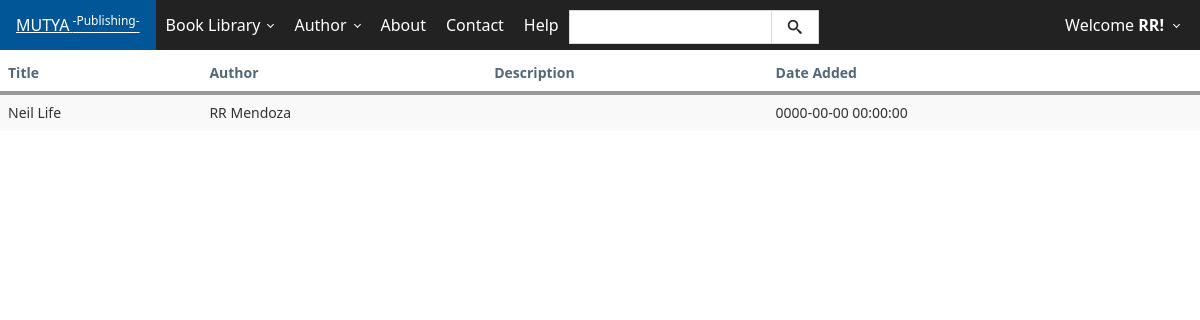
Page /publishedbooks.php (signed in) on the committed database.
### tables this page shows
CREATE TABLE IF NOT EXISTS `users` (
  `id` int(11) NOT NULL AUTO_INCREMENT,
  `usn` varchar(50) NOT NULL,
  `fname` varchar(120) NOT NULL,
  `lname` varchar(120) NOT NULL,
  `birthday` date NOT NULL,
  `address` varchar(60) NOT NULL,
  `contact` int(11) NOT NULL,
  `email` varchar(120) NOT NULL,
  `password` varchar(128) NOT NULL,
  `activate` int(11) NOT NULL,
  `code` int(11) NOT NULL,
  `date` date NOT NULL,
  `block` int(11) NOT NULL,
  `pic` int(11) NOT NULL,
  `ext` varchar(5) NOT NULL,
  `admin` int(11) NOT NULL,
  `user_type` int(10) NOT NULL,
  PRIMARY KEY (`id`)
);

CREATE TABLE IF NOT EXISTS `products` (
  `id` int(11) NOT NULL AUTO_INCREMENT,
  `author_id` int(11) NOT NULL,
  `product_name` varchar(255) NOT NULL,
  `price` varchar(16) NOT NULL,
  `details` text NOT NULL,
  `stock` int(11) NOT NULL,
  `category` varchar(16) NOT NULL,
  `sub_category` varchar(50) NOT NULL,
  `status` varchar(50) NOT NULL,
  `timestamp` varchar(10) NOT NULL,
  `date_added` timestamp NOT NULL DEFAULT CURRENT_TIMESTAMP,
  `ext` varchar(4) NOT NULL,
  PRIMARY KEY (`id`)
);

### include/check_login.php (called while the page is built, shortened)
<?php
function loggedin()
{
	if (isset($_SESSION['username'])||isset($_COOKIE['username']))
	{
		$loggedin = TRUE;
		return $loggedin;
	}
}
?>

### publishedbooks.php (the view, shortened to what this page needs)
<?php
		include 'include/check_login.php';
			if (loggedin())
			{
				$query = mysql_query("SELECT * FROM users WHERE usn='$_SESSION[username]' ");
					while ($row = mysql_fetch_assoc($query))
					{
						$fname = $row ['fname'];
					}
				}
			else
			{
			}
?>
<!DOCTYPE html>
<html lang="en">
<head>
	<link href="css/bootstrap.css" rel="stylesheet">
    <link href="css/sb-admin.css" rel="stylesheet">-->
    <link rel="stylesheet" href="css/morris-0.4.3.min.css">
</head>
<body>
	<?php include 'template/top.php'; ?>
    <?php include 'template/header.php'; ?>
		<div class="table-responsive">
    <h4><b>Published Books</b></h4>
      <table class="table table-striped">
      	<thead>
 		<th>Title</th>
 		<th>Author</th>
 		<th>Description</th>
 		<th>Date Added</th>
 	</thead>
	<tbody>
		<?php
			$sql = mysql_query("SELECT products.product_name, users . * , products.details, products.date_added
FROM products
INNER JOIN users ON products.author_id = users.id
AND users.user_type =2 AND users.id =" . $_SESSION['user_id']);
		  $requestCount = mysql_num_rows($sql);
		  if ($requestCount > 0) {
		     while ($row = mysql_fetch_array($sql)) {
		      $productname = $row['product_name'];
		      $fname = $row['fname'];
		      $lname = $row['lname'];
		      $desc = $row['details'];
		      $dateadded = $row['date_added'];
		      echo "
		        <tr>
		          <td>$productname</td>
		          <td>$fname $lname</td>
		          <td>$desc</td>
		          <td>$dateadded</td>
		        </tr>
		      ";
		     }
		  }
		 ?>
	</tbody>
      </table>
    </div>
</body>
</html>

### template/header.php (shortened to what this page needs)
<header class="app-bar fixed-top brown bg-darker bg-focus-taupe" data-role="appbar" data-flexstyle="sidebar2">
      <div>
                    <a href="index.php" class="app-bar-element branding">MUTYA<sup> -Publishing-</sup></a>
                    <ul class="app-bar-menu">
					               <li>
                            <a href="" class="dropdown-toggle">Book Library</a>
                        </li>
                        <?php
                          $accesslevel = @$_SESSION['accesslevel'];
                          if ($accesslevel == "author") {
                            echo "
                            <li>
                            <a href='' class='dropdown-toggle'>Author</a>
                            <ul class='d-menu' data-role='dropdown'>
                                 <li><a href='publishedbooks.php'>Published Book</a></li>
                                 <li><a href='authorbidform.php'>Bid Portal</a></li>
                              </ul>
                            </li>
                            ";
                          }
                         ?>
                        <li><a href="about.php">About</a></li>
                        <li><a href="contact.php">Contact</a></li>
                        <li><a href="help.php">Help</a></li>
       <li class="place-right no-hovered bg-darker">
        <form class="form-search margin" action="catalog.php" method="POST">
            <div class="input-control text" style="width: 250px; margin-right: 10px">
                <input type="text" name="searchP" class="search-query placeholder="Search...">
                <button class="button" name="submit" type="submit"><span class="mif-search"></span></button>
            </div>
        </form>
    </li>
                    </ul>
	<div class="app-bar-element place-right no-hover">
<?php
	if (loggedin())
			{
				echo '
              <a class="dropdown-toggle fg-white">Welcome <b>'.$fname.'!</b></a>
              <div class="app-bar-drop-container fg-dark bg-grayLighter place-right"
                data-role="dropdown" data-no-close="true">
            <div class="padding20">
                <a href="user.php">Shopping Cart</a>
                <a href="include/logout.php" class="button alert">Logout</a></li>
              </div>
              </div>
            ';
			}
			?>
	          </div>
                </div>
</header>

### admin/css/sb-admin.css (style rules this page uses)
body { margin-top: 50px; }

### css/metro-responsive.css (style rules this page uses)
@media screen and (max-width: 1400px) { html { font-size: 110%; } }
@media screen and (max-width: 1200px) { html { font-size: 100%; } }

### rows in the picture
users: fname "RR"
products: product_name "Neil Life", users.fname "RR", users.lname "Mendoza", date_added "0000-00-00 00:00:00"
